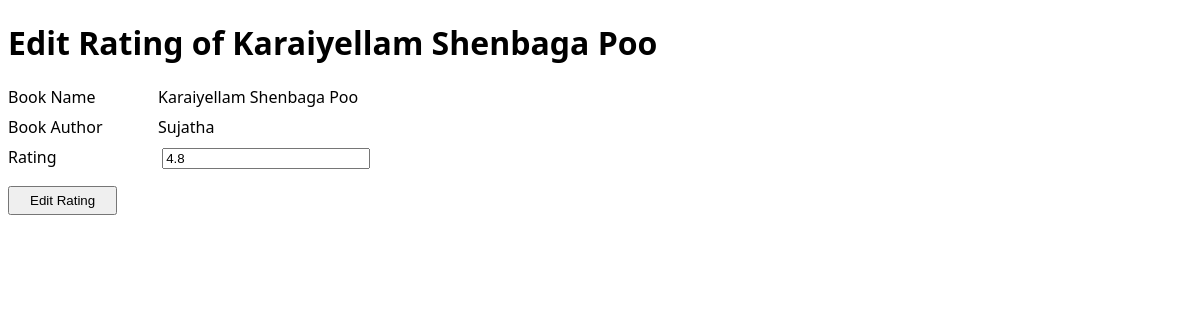
The app's page /edit?id=6 with its own data.
### main.py (models this page shows, shortened)
class Books(db.Model):
    id = db.Column(db.Integer, primary_key=True)
    title = db.Column(db.String(200), unique=True, nullable=False)
    author = db.Column(db.String(200), nullable=False)
    rating = db.Column(db.Float, nullable=False)

### main.py (the view, shortened to what this page needs)
@app.route('/edit', methods=('GET', 'POST'))
def edit():
    book_id = request.args.get('id')
    book_selected = Books.query.get(book_id)
    return render_template('edit.html', data=book_selected)

### templates/edit.html (shortened to what this page needs)
<!DOCTYPE html>
<html lang="en">
<head>
    <link rel="stylesheet" href="{{ url_for('static', filename='style.css') }}">
</head>
<body>
<h1>Edit Rating of {{ data.title }}</h1>
<form action="{{ url_for('edit') }}" method="POST">
    <p><label>Book Name</label>{{ data.title }}</p>
    <p><label>Book Author</label>{{ data.author }}</p>
    <p><label>Rating</label> <input type="text" name="rating" value="{{ data.rating }}"></p>
    <button type="submit">Edit Rating</button>
</form>
</body>
</html>

### static/style.css (style rules this page uses)
body { font-family: "Noto Sans", sans-serif; width: 100% }
input { width: 200px; }
label { display: inline-block; width: 150px; height: 30px; }
button { margin-left: 88px; margin-top: 10px; padding: 5px 20px; }
button { margin-left: 0; }
p { margin: 0; }

### records on screen
Books: title "Karaiyellam Shenbaga Poo", author "Sujatha", rating "4.8"
